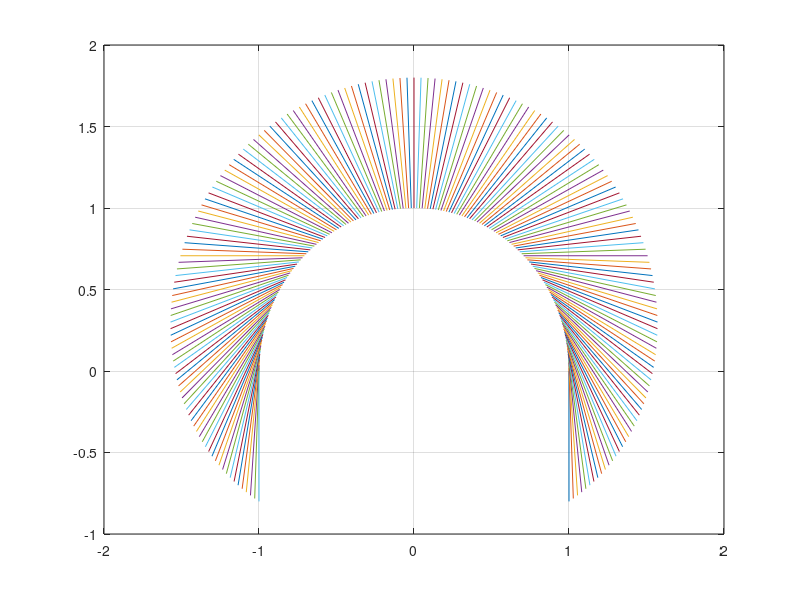

Reproduce this figure in MATLAB.
clear all;
clc;

% konstanty
L1=1; L2=0.8; % delky ramen  
alfa1=[0:180]*pi/180; % uhly pohybu v radianech
alfa2=[-90:90]*pi/180;
% rovnice pro koncovy bod manupilatoru dle zadani
x2=L1*cos(alfa1)+L2*cos(alfa1+alfa2);
y2=L1*sin(alfa1)+L2*sin(alfa1+alfa2);
% rovnice pro stredovy bod
x1=L1*cos(alfa1);
y1=L1*sin(alfa1);
% vykresleni pohybu manipulatoru
plot([x1;x2],[y1;y2]);
grid on;